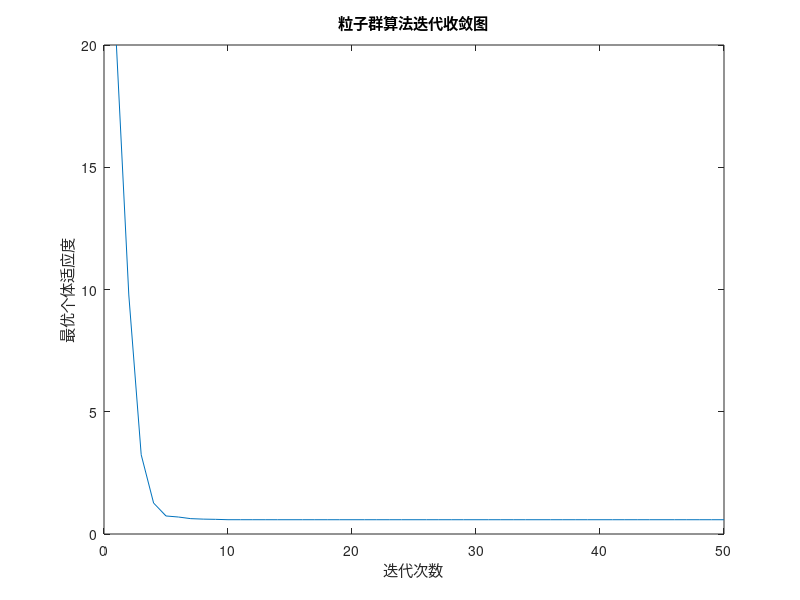

Write the MATLAB code that produced this figure.
% 粒子群优化算法
% 主函数程序
clc;
clear all;
m = 150;%初始化150个粒子
pgf(1) = 20;%最大适应度pgx
h = 1;
wmax = 0.9;
wmin = 0.3;
c1 = 1.5;
c2 = 1.5;
Nmax = 200;%最大迭代次数
theta_1 = pi/4;
theta_0 = 0;
kk = 1;
pnf(1) = pgf(1);
for i = 1 : m
    x(i) = rand*(10-0.1)+0.1; %初始粒子
    v(i) = -2+4*rand;
    
    px(i) = x(i); % 每个粒子最优位置
    pf(i) = px(i); % 每个粒子最优位置的适应度，也就是时间
    
    if pgf(h) > pf(i)
        a0 = theta_0; %初始位置
        a1 = 0;
        a2 = 0;
        a3 = 10*(theta_1-theta_0)/power(x(i),3);%初始速度和加速度均为0
        a4 = -15*(theta_1-theta_0)/power(x(i),4);
        a5 = 6*(theta_1-theta_0)/power(x(i),5);
        F = 1;
        for t = 0 : 0.01 :x(i)
            %速度限制
            if(abs(5*a5*t^4 + 4*a4*t^3 + 3*a3*t^2 + 2*a2*t + a1)) > 7.8
                F = 0;
            end
            %加速度限制
            if(abs(20*a5*t^3 + 12*a4*t^2 + 6*a3*t + 2*a2)) > 13.3
                F = 0;
            end
        end
       if F == 1
            h = h+1;
            pgx = px(i); %全局最优解
            pgf(h) = pf(i); %全局最优适应度
       end
    end
    kk = kk + 1;
    pnf(kk) = pgf(h);
end

% 更新各粒子的速度，位置
for k = 2 : Nmax
    w = wmax-(wmax-wmin)*k/Nmax;
    % 对种群中的粒子进行迭代
    for i = 1 : m
        v(i) = w*v(i) + c1*rand*(px(i)-x(i)) + c2*rand*(pgx-x(i));
        
        %速度是否超出限制
        if v(i) < -2
            v(i) = -2;
            x(i) = x(i) - abs(v(i));
        elseif v(i) > 2
            v(i) = 2;
            x(i) = x(i) - abs(v(i));
        else
             x(i) = x(i) + v(i);
        end
        
        %时间是否超限
        if x(i) < 0.1
            x(i) = 0.1;
        end
        if x(i) > 10
            x(i) = 10;
        end
        
        f = x(i);
        if pf(i) > f % 如果第i个粒子的最优适应度 出现更优的结果
            % 通过 x(i)的值计算五次多项式的 a0 a1 a2 a3 a4 a5
            a0 = theta_0; %初始位置
            a1 = 0;
            a2 = 0;
            a3 = 10*(theta_1-theta_0)/power(x(i),3);%初始速度和加速度均为0
            a4 = -15*(theta_1-theta_0)/power(x(i),4);
            a5 = 6*(theta_1-theta_0)/power(x(i),5);
            
            F = 1;
            for t = 0 : 0.01 :x(i)
                %速度限制
                if(abs(5*a5*t^4 + 4*a4*t^3 + 3*a3*t^2 + 2*a2*t + a1)) > 7.8
                    F = 0;
                end
                %加速度限制
                if(abs(20*a5*t^3 + 12*a4*t^2 + 6*a3*t + 2*a2)) > 13.3
                    F = 0;
                end
            end
             if F == 1
                px(i) = x(i); %更新第i个粒子的最优位置和最优适应度
                pf(i) = f;
                if pgf(h) > pf(i)
                    h = h+1;
                    pgf(h) = pf(i);%群体最优适应度
                    pgx = px(i); %群体最优时间
                end
             end
        end
%         if pgf(h) > pf(i)
%             h = h+1;
%             pgf(h) = pf(i);%群体最优适应度
%             pgx = px(i); %群体最优时间
%         end
    end
    kk = kk + 1;
    pnf(kk) = pgf(h); 
end

%画图
figure(1);

plot(pgf);
title('粒子群算法迭代收敛图');
xlabel('迭代次数');
ylabel('最优个体适应度');

